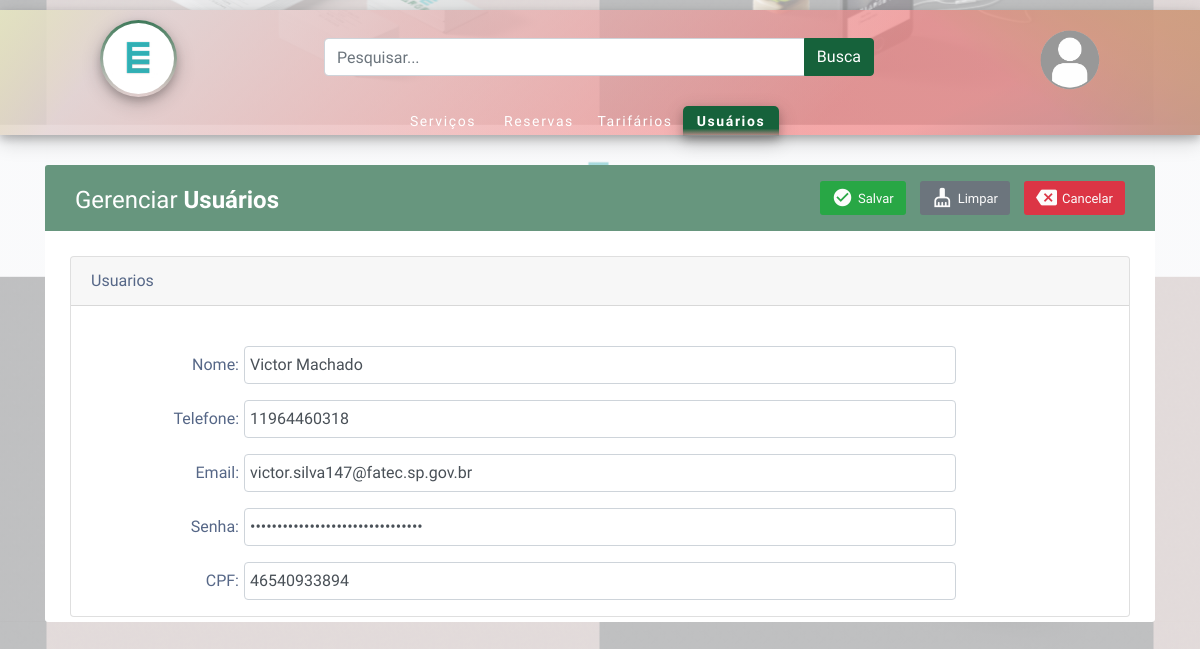
The page /?controller=UsuariosController&method=editar&id=16 on the database its author committed.
### tables this page shows
CREATE TABLE `tb_usuarios` (
  `id_usuario` int(10) UNSIGNED NOT NULL,
  `ds_nome` varchar(80) NOT NULL,
  `nr_telefone` varchar(20) DEFAULT NULL,
  `ds_email` varchar(80) DEFAULT NULL,
  `ds_senha` varchar(255) NOT NULL,
  `nr_cpf` varchar(14) NOT NULL,
  `id_perfil` int(11) DEFAULT NULL
);

### Controller.php (called while the page is built, shortened)
<?php
class Controller
{
    public function view($arquivo, $array = null)
    {
        include "{$arquivo}.php";
    }
}

### UsuariosController.php (called while the page is built, shortened)
<?php
class UsuariosController extends Controller
{
    public function editar($dados)
    {
        $id      = (int) $dados['id'];
        $usuario = Usuario::find($id);
        return $this->view('form_usuario', ['usuario' => $usuario]);
    }
}

### Usuario.php (called while the page is built, shortened)
<?php
class Usuario
{
    private $atributos;
    public function __set(string $atributo, $valor)
    {
        $this->atributos[$atributo] = $valor;
        return $this;
    }
    public function __get(string $atributo)
    {
        return $this->atributos[$atributo];
    }
    public function __isset($atributo)
    {
        return isset($this->atributos[$atributo]);
    }
    public static function find($id)
    {
        $conexao = Conexao::getInstance();
        $stmt    = $conexao->prepare("SELECT * FROM tb_usuarios WHERE id_usuario='{$id}';");
        if ($stmt->execute()) {
            if ($stmt->rowCount() > 0) {
                $resultado = $stmt->fetchObject('Usuario');
                    if ($resultado) {
                        return $resultado;
                    }
            }
        }
        return false;
    }
}

### form_usuario.php (the view, shortened to what this page needs)
<div class="menuUsuarios">
    <div class="menuInterior">
        <div class="logo">
            <a href="index.php">
                <div class="brand_logo_container">
                    <img src ="css/images/logo-radio.png" class="brand_logo">
                </div>
            </a>
        </div>
        <div class="busca">
            <div class="input-group">
                <input type="text" class="form-control" placeholder="Pesquisar..." aria-label="O que você está procurando?" aria-describedby="button-addon2">
                <div class="input-group-append">
                    <a href="request.php" class="btn btn-primary">Busca</a>
                </div>
            </div>
        </div>
        <div class="btnLogin">
            <a href="login.html">
                <img src="css/images/user_icon.png">
            </a>
        </div>
        <div class="menuprodutos">
            <ul>
                <li><a href="?controller=ServicoController&method=listar">Serviços</a></li>
                <li><a href="?controller=ReservaController&method=listar">Reservas</a></li>
                <li><a href="?controller=TarifarioController&method=listar">Tarifários</a></li>
                <div class="menupicked">
                    <li><a href="?controller=UsuariosController&method=listar">Usuários</a></li>
                </div>
            </ul>
        </div>
    </div>
</div>
<div class="container">
    <div class="table-responsive">
        <div class="table-wrapper">
            <div class="table-title">
                <div class="row">
                    <div class="col-md-6">
                        <h2 class="table-subtitle">Gerenciar <b>Usuários</b></h2>
                    </div>
                    <div class="col-md-6 text-right">
                        <button class="btn btn-success" type="submit">
                            <i class="material-icons">check_circle</i>
                            <span>Salvar</span>
                        </button>
                        <button class="btn btn-secondary" type="submit">
                            <i class="material-icons">cleaning_services</i>
                            <span>Limpar</span>
                        </button>
                        <a href="?controller=UsuariosController&method=listar" class="btn btn-danger" type="submit">
                            <i class="material-icons">&#xe14a;</i>
                            <span>Cancelar</span>
                        </a>
                    </div>
                </div>
            </div>
            <div class="card" style="top:15px">
                <div class="card-header">
                    <span class="card-title">Usuarios</span>
                </div>
                <div class="card-body">
                </div>
                <div class="form-group form-row">
                    <label class="col-sm-2 col-form-label text-right">Nome:</label>
                    <input type="text" class="form-control col-sm-8" name="ds_nome" id="ds_nome" value="<?php
                    echo isset($usuario->ds_nome) ? $usuario->ds_nome : null;
                    ?>" />
                </div>
                <div class="form-group form-row">
                    <label class="col-sm-2 col-form-label text-right">Telefone:</label>
                    <input type="text" class="form-control col-sm-8" name="nr_telefone" id="nr_telefone" value="<?php
                    echo isset($usuario->nr_telefone) ? $usuario->nr_telefone : null;
                    ?>" />
                </div>
                <div class="form-group form-row">
                    <label class="col-sm-2 col-form-label text-right">Email:</label>
                    <input type="email" class="form-control col-sm-8" name="ds_email" id="ds_email" value="<?php
                    echo isset($usuario->ds_email) ? $usuario->ds_email : null;
                    ?>" />
                </div>
                <div class="form-group form-row">
                    <label class="col-sm-2 col-form-label text-right">Senha:</label>
                    <input type="password" class="form-control col-sm-8" name="ds_senha" id="ds_senha" value="<?php
                    echo isset($usuario->ds_senha) ? $usuario->ds_senha : null;
                    ?>" />
                </div>
                <div class="form-group form-row">
                    <label class="col-sm-2 col-form-label text-right">CPF:</label>
                    <input type="text" class="form-control col-sm-8" name="nr_cpf" id="nr_cpf" value="<?php
                           echo isset($usuario->nr_cpf) ? $usuario->nr_cpf : null;
                           ?>" />
                </div>
            </div>
        </div>
    </div>
</div>

### css/indexStyle.css (style rules this page uses)
html, body { color: #566787; font-family: 'Varela Round', sans-serif; padding: 0; margin: 0; background-color: ghostwhite; background: linear-gradient(rgba(246, 247, 249, 0.6), rgba(246, 247, 249, 0.6)), url("images/Background.png"); background-position: bottom; }
.menuInterior { width: 100%; margin: auto; }
.logo { display: inline-block; width: 10%; margin-top: 10px; }
.busca { display: inline-block; width: 60%; margin-left: 80px; }
.btnLogin { float: right; padding-top: 20px; display: inline-block; margin-right: 0px; }
.btnLogin img { width: 60px; height: 60px; }
.menuprodutos { margin-top: 0.9%; height: 40px; width: 80%; margin-left: 295px; }
.menuprodutos ul { margin: 0px; padding: 0px; list-style: none; display:block; }
.menuprodutos li { height: 30px; float: left; line-height: 30px; padding-left: 8px; padding-right:8px; width: 12%; text-align: center }
.menuprodutos li a { text-decoration: none; color: #fff; font-size: 14px; letter-spacing: .1rem; }
.brand_logo_container { position: center; height: 77px; width: 77px; top: -25px; border-radius: 50%; background-image: linear-gradient(rgba(22,98,59,0.8), rgba(221,221,221,0.02)); padding: 3px; box-shadow: 0 4px 8px 0 rgba(0, 0, 0, 0.2), 0 6px 20px 0 rgba(0, 0, 0, 0.19); }
.brand_logo { position: relative; height: 75px; width: 75px; border-radius: 50%; border: 2px; max-width:100%; max-height:100%; }
.btn-primary { background-color: #16623B; border-color: #16623B; }
.menupicked li { background-image: linear-gradient(#16623B, #16623B, #16623B, #16623B, rgba(0, 0, 0, 0.2)); border-top-right-radius: 5px; border-top-left-radius: 5px; color: ghostwhite; }
.menuUsuarios { height: 125px; width: 100%; background-image: linear-gradient(135deg, rgba(221, 221, 221, .8), rgba(255,0,0,0.3) 70.71%), linear-gradient(225deg, rgba(221,221,221,.8), rgba(255,255,255,0.2) 70.71%), linear-gradient(217deg, rgba(0,255,0,.8), rgba(0,255,0,0) 20.71%), linear-gradient(127deg, rgba(255, 255, 0,.8), rgba(255, 255, 0,0) 10.71%), linear-gradient(336deg, rgba(52, 177, 182,0.8), rgba(52, 177, 182,0) 20.71%); box-shadow: 0 4px 8px 0 rgba(0, 0, 0, 0.2), 0 6px 20px 0 rgba(0, 0, 0, 0.19); margin-top: 10px; }
.menuInterior { width: 1000px; margin: auto; }
.logo { display: inline-block; width: 100px; margin-top: 10px; }
.busca { display: inline-block; width: 55%; margin-left: 120px; }
.brand_logo { position: center; height: 75px; width: 75px; border-radius: 50% ; border: 2px; max-width:100%; max-height:100%; }
.menupicked li { background-image: linear-gradient(#16623B, #16623B, #16623B, #16623B, rgba(0, 0, 0, 0.2)); border-top-right-radius: 5px; border-top-left-radius: 5px; color: ghostwhite; font-weight: bold; box-shadow: 0 4px 8px 0 rgba(0, 0, 0, 0.2), 0 6px 20px 0 rgba(0, 0, 0, 0.19); }
.table-responsive { margin: 30px 0; }
.table-wrapper { min-width: 1000px; background: #fff; padding: 20px 25px; border-radius: 3px; box-shadow: 0 1px 1px rgba(0,0,0,.05); }
.table-title { padding-bottom: 15px; background: #67967e; color: #fff; padding: 16px 30px; margin: -20px -25px 10px; border-radius: 3px 3px 0 0; }
.table-title h2 { margin: 5px 0 0; font-size: 24px; }
.table-title .btn { color: #fcfcfc; font-size: 13px; border: none; min-width: 50px; border-radius: 3px; border: none; outline: none !important; margin-left: 10px; }
.table-title .btn i { float: left; font-size: 21px; margin-right: 5px; }
.table-title .btn span { float: left; margin-top: 2px; }

### rows shown on the page
tb_usuarios: ds_nome "Victor Machado", nr_telefone "11964460318", ds_email "victor.silva147@fatec.sp.gov.br", nr_cpf "46540933894"
